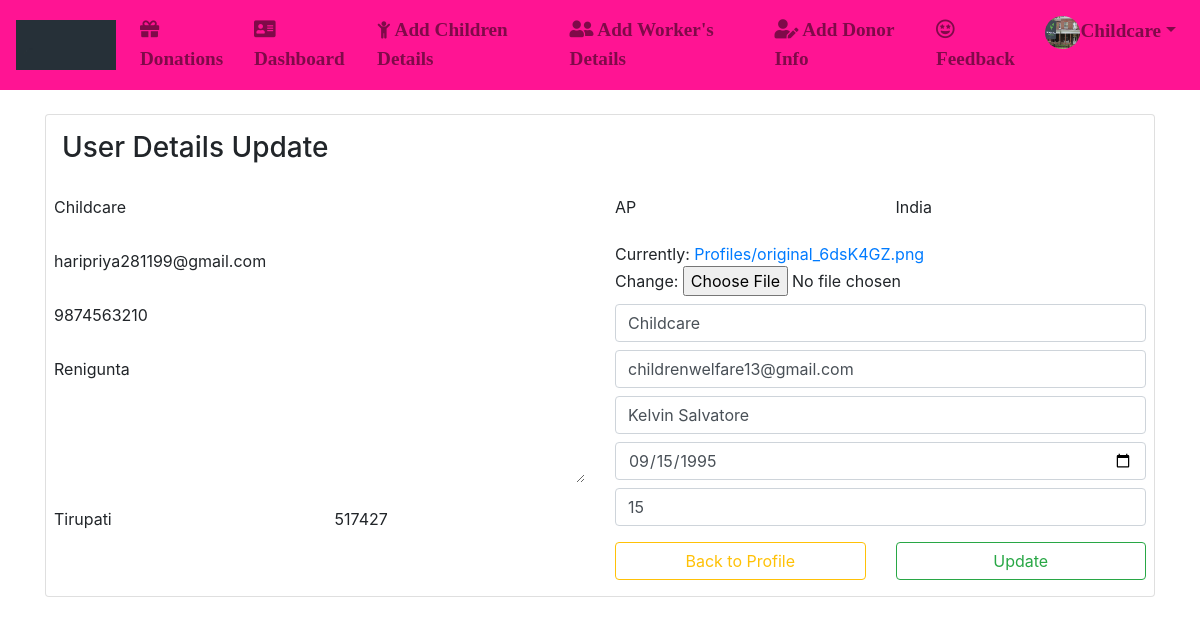
The page /upfle/ (signed in) on the database its author committed.
### App/models.py (models this page shows)
class User(AbstractUser):
	img= models.ImageField(upload_to='Profiles/',default="profile.png")
	dob=models.DateField(null=True,blank=True)
	g=[('Male','Male'),('Female','Female')]
	gender=models.CharField(max_length=10,choices=g,null=True,blank=True)
	ph_no=models.CharField(max_length=10)
	pan_no=models.CharField(max_length=10,null=True,blank=True)
	address=models.CharField(max_length=100)
	postal_code=models.CharField(max_length=7)
	city=models.CharField(max_length=20)
	state=models.CharField(max_length=20,default='Andhra Pradesh')
	country=models.CharField(max_length=20,default='India')
	idgen = models.TextField(blank=True)
	p=[(1,'Donor'),(2,'Organisation'),(3,'Guest')]
	role=models.IntegerField(choices=p,default=3)

class Orgdetails(models.Model):
	org_name=models.CharField(max_length=50,default="Organisation Name")
	org_email=models.EmailField(max_length=50)
	found_name=models.CharField(max_length=50,default="Founder Name")
	est_date=models.DateField(null=True)
	no_of_childrens=models.IntegerField(default=0)
	us=models.OneToOneField(User,on_delete=models.CASCADE)

### App/views.py (the view, shortened to what this page needs)
# urls.py: path('upfle/',views.updpfle,name="upf"),
def updpfle(request):
	f = User.objects.get(id=request.user.id)
	v = Orgdetails.objects.get(us_id=request.user.id)
	z = PrfUpd(instance=f)
	s = OrgForm(instance=v)
	return render(request,'html/updpfle.html',{'x':z,'k':s})

### App/forms.py
class OrgForm(forms.ModelForm):
	class Meta:
		model = Orgdetails
		fields = ["org_name","org_email","found_name","est_date","no_of_childrens"]
		widgets = {
		"org_name":forms.TextInput(attrs={
			"class":"form-control my-2",
			}),
		"org_email":forms.EmailInput(attrs={
			"class":"form-control my-2",
			"placeholder":"Enter the Organisation Email",
			}),
		"found_name":forms.TextInput(attrs={
			"class":"form-control my-2",
			}),
		"est_date":forms.DateInput(attrs={
			"class":"form-control my-2",
			"type":"date",
			}),
		"no_of_childrens":forms.NumberInput(attrs={
			"class":"form-control",
			}),
		}

### App/templates/html/updpfle.html (shortened to what this page needs)
{% extends 'html/base.html' %}
{% block content %}
<div class="container mt-4">
  <div class="card">
  	<h3 class="m-3">User Details Update</h3>
  	<form method="post" enctype="multipart/form-data" class="mx-2">
  		<div class="row">
  			<div class="col">
  			{% for n in x %}
  				{% if forloop.counter == 1 %}
  				<div class="row">
  					<div class="col">
  						<td>{{n}}</td>
  					</div>
  				</div>
  				{% elif forloop.counter == 2 %}
  				<div class="row">
  					<div class="col">
  						<td>{{n}}</td>
  					</div>
  				</div>
  				{% elif forloop.counter == 3 %}
			<div class="row">
				{% if user.role == 1 or user.role == 3 %}
				<div class="col">
					<td>{{n}}</td>
				</div>
				{% endif %}
				{% elif forloop.counter == 4 %}
				{% if user.role == 1 or user.role == 3%}
				<div class="col">
					<td>{{n}}</td>
				</div>
				{% endif %}
			</div>
			{% elif forloop.counter == 5 %}
			<div class="row">
				<div class="col">
					<td>{{n}}</td>
				</div>
				{% elif forloop.counter == 6 %}
			</div>
			{% elif forloop.counter == 7 %}
			<div class="row">
				<div class="col">
					<td>{{n}}</td>
				</div>
			</div>
			{% elif forloop.counter == 8 %}
  			<div class="row">
  				<div class="col">
  					<td>{{n}}</td>
  				</div>
  				{% elif forloop.counter == 9 %}
  				<div class="col">
  					<td>{{n}}</td>
  				</div>
  			</div>
  			{% endif %}
  			{% endfor %}
  		</div>
  		<div class="col">
  			{% for n in x %}
  			{% if forloop.counter == 10 %}
  			<div class="row">
  				<div class="col">
  					<td>{{n}}</td>
  				</div>
  				{% elif forloop.counter == 11 %}
  				<div class="col">
  					<td>{{n}}</td>
  				</div>
  			</div>
  			{% elif forloop.counter == 12 %}
        <div class="row my-2">
          <div class="col">
            <td>{{n}}</td>
          </div>
        </div>
  			{% endif %}
  			{% endfor %}
  			{% for c in k %}
  			<td>{{c}}</td>
  			{% endfor %}
  			<div class="row">
  				<div class="col">
  					<a href="{% url 'pf' %}" class="btn btn-outline-warning my-3 col-sm">Back to Profile</a>
  				</div>
  				<div class="col">
  					<input type="submit" value="Update" class="btn btn-outline-success my-3 col-sm">
  				</div>
  			</div>
  		</div>
  	</div>
  	</form>
  </div>
</div>
{% endblock %}

### App/templates/html/navbar.html (shortened to what this page needs)
{% load static %}
<link rel="stylesheet" href="https://use.fontawesome.com/releases/v5.7.0/css/all.css">
<link rel="stylesheet" href="https://cdnjs.cloudflare.com/ajax/libs/font-awesome/4.7.0/css/font-awesome.min.css">
<nav class="navbar navbar-expand-md navbar-light" style="background-color:#FF1493;">
  <a class="navbar-brand" href="{% url 'hm' %}"> <img src="{% static 'images/gif.gif' %}" alt="logo" style="width:100px;height:50px">
</a>
  <div style="font-family:Garamond;font-weight:bold;font-size: 120%;">
  <div class="collapse navbar-collapse" id="collapsibleNavbar">
    <ul class="navbar-nav">
      {% if not user.is_authenticated %}
      <li class="nav-item">
        <a class="nav-link" href="{% url 'cr' %}"><i class="fas fa-home"></i> Home</a>
      </li>
      <li class="nav-item">
        <a class="nav-link" href="{% url 'rg' %}"><i class='fas fa-user-plus'></i> Register Here</a>
      </li>
      <li class="nav-item">
        <a class="nav-link" href="{% url 'lg' %}"><i class="fas fa-address-card"></i> Login</a>
      </li>
{% elif user.role == 2 %}
      <li class="nav-item">
        <a class="nav-link" href="{% url 'vi' %}"><i class='fas fa-gift'></i> Donations</a>
      </li>
      <li class="nav-item">
        <a class="nav-link" href="{% url 'dash' %}"><i class='fas fa-address-card'></i> Dashboard</a>
      </li>
      <li class="nav-item">
        <a class="nav-link" href="{% url 'ci' %}"><i class="fa fa-child"></i> Add Children Details</a>
      </li>
      <li class="nav-item">
        <a class="nav-link" href="{% url 'wi' %}"><i class='fas fa-user-friends'></i> Add Worker's Details</a>
      </li>
      <li class="nav-item">
        <a class="nav-link" href="{% url 'di' %}"><i class='fas fa-user-edit'></i> Add Donor Info</a>
      </li>
      <li class="nav-item">
      <a class="nav-link" href="{% url 'fb' %}"><i class='far fa-grin-stars'></i> Feedback</a>
      </li>
      <li class="dropdown">
       <a type="button" class="nav-link dropdown-toggle" data-toggle="dropdown"><img src="{{request.user.img.url}}" height="33px" width="35px" class="rounded-circle" />{{user.username}}</a>
</li>
      {% endif %}
  </ul>
  </div>
  </div>
</nav>

### rows shown on the page
User: user.img (picture), username "Childcare", x "Childcare", x "haripriya281199@gmail.com", x "9874563210", x "Renigunta", x "Tirupati", x "517427", x "AP", x "India"
Orgdetails: k "Childcare" "childrenwelfare13@gmail.com" "Kelvin Salvatore" "09/15/1995" "15"
